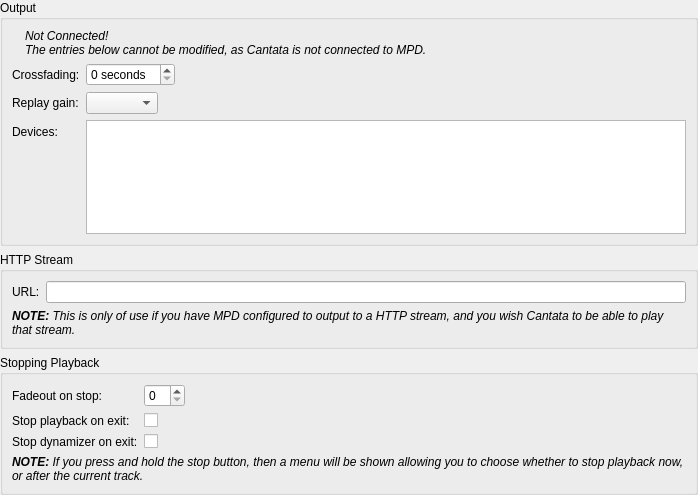
<?xml version="1.0" encoding="UTF-8"?>
<ui version="4.0">
 <class>PlaybackSettings</class>
 <widget class="QWidget" name="PlaybackSettings">
  <property name="geometry">
   <rect>
    <x>0</x>
    <y>0</y>
    <width>698</width>
    <height>495</height>
   </rect>
  </property>
  <layout class="QVBoxLayout" name="mainLayout">
   <property name="margin">
    <number>0</number>
   </property>
   <item>
    <widget class="QGroupBox" name="outputBox">
     <property name="title">
      <string>Output</string>
     </property>
     <layout class="QGridLayout" name="gridLayout">
      <item row="0" column="1">
       <widget class="QLabel" name="messageLabel">
        <property name="text">
         <string>&lt;i&gt;Not Connected!&lt;br/&gt;The entries below cannot be modified, as Cantata is not connected to MPD.&lt;/i&gt;</string>
        </property>
        <property name="wordWrap">
         <bool>true</bool>
        </property>
       </widget>
      </item>
      <item row="1" column="0" colspan="2">
       <layout class="QFormLayout" name="formLayout_2a">
        <property name="fieldGrowthPolicy">
         <enum>QFormLayout::ExpandingFieldsGrow</enum>
        </property>
        <item row="0" column="0">
         <widget class="BuddyLabel" name="crossfadingLabel">
          <property name="text">
           <string>Crossfading:</string>
          </property>
          <property name="buddy">
           <cstring>crossfading</cstring>
          </property>
         </widget>
        </item>
        <item row="0" column="1">
         <widget class="SpinBox" name="crossfading">
          <property name="suffix">
           <string> seconds</string>
          </property>
          <property name="maximum">
           <number>20</number>
          </property>
         </widget>
        </item>
        <item row="1" column="0">
         <widget class="BuddyLabel" name="replayGainLabel">
          <property name="text">
           <string>Replay gain:</string>
          </property>
          <property name="buddy">
           <cstring>replayGain</cstring>
          </property>
         </widget>
        </item>
        <item row="1" column="1">
         <layout class="QHBoxLayout" name="replayGainayout">
          <property name="margin">
           <number>0</number>
          </property>
          <item>
           <widget class="QComboBox" name="replayGain"/>
          </item>
          <item>
           <spacer name="replayGainSpacer">
            <property name="orientation">
             <enum>Qt::Horizontal</enum>
            </property>
            <property name="sizeType">
             <enum>QSizePolicy::MinimumExpanding</enum>
            </property>
            <property name="sizeHint" stdset="0">
             <size>
              <width>0</width>
              <height>0</height>
             </size>
            </property>
           </spacer>
          </item>
          <item>
           <widget class="UrlLabel" name="aboutReplayGain" native="true">
            <property name="text" stdset="0">
             <string>About replay gain</string>
            </property>
           </widget>
          </item>
         </layout>
        </item>
        <item row="2" column="0">
         <widget class="QLabel" name="outputsViewLabel">
          <property name="text">
           <string>Devices:</string>
          </property>
         </widget>
        </item>
        <item row="2" column="1">
         <widget class="QListWidget" name="outputsView"/>
        </item>
       </layout>
      </item>
      <item row="0" column="0">
       <widget class="BuddyLabel" name="messageIcon">
        <property name="sizePolicy">
         <sizepolicy hsizetype="Fixed" vsizetype="Fixed">
          <horstretch>0</horstretch>
          <verstretch>0</verstretch>
         </sizepolicy>
        </property>
        <property name="text">
         <string/>
        </property>
       </widget>
      </item>
     </layout>
    </widget>
   </item>
   <item>
    <widget class="QGroupBox" name="streamBox">
     <property name="title">
      <string>HTTP Stream</string>
     </property>
     <layout class="QFormLayout" name="formLayout_2">
      <property name="fieldGrowthPolicy">
       <enum>QFormLayout::ExpandingFieldsGrow</enum>
      </property>
      <item row="1" column="0">
       <widget class="BuddyLabel" name="streamUrlLabel">
        <property name="text">
         <string>URL:</string>
        </property>
        <property name="buddy">
         <cstring>streamUrl</cstring>
        </property>
       </widget>
      </item>
      <item row="1" column="1">
       <widget class="QLineEdit" name="streamUrl"/>
      </item>
      <item row="2" column="0" colspan="2">
       <widget class="QLabel" name="streamUrlInfoLabel">
        <property name="text">
         <string>&lt;i&gt;&lt;b&gt;NOTE:&lt;/b&gt; This is only of use if you have MPD configured to output to a HTTP stream, and you wish Cantata to be able to play that stream.&lt;/i&gt;</string>
        </property>
        <property name="wordWrap">
         <bool>true</bool>
        </property>
       </widget>
      </item>
     </layout>
    </widget>
   </item>
   <item>
    <widget class="QGroupBox" name="stopPlaybackBox">
     <property name="title">
      <string>Stopping Playback</string>
     </property>
     <layout class="QFormLayout" name="formLayout">
      <property name="fieldGrowthPolicy">
       <enum>QFormLayout::ExpandingFieldsGrow</enum>
      </property>
      <item row="0" column="0">
       <widget class="BuddyLabel" name="label_6b">
        <property name="text">
         <string>Fadeout on stop:</string>
        </property>
        <property name="buddy">
         <cstring>stopFadeDuration</cstring>
        </property>
       </widget>
      </item>
      <item row="0" column="1">
       <widget class="SpinBox" name="stopFadeDuration"/>
      </item>
      <item row="1" column="0">
       <widget class="BuddyLabel" name="stopOnExitLabel">
        <property name="text">
         <string>Stop playback on exit:</string>
        </property>
        <property name="buddy">
         <cstring>stopOnExit</cstring>
        </property>
       </widget>
      </item>
      <item row="1" column="1">
       <widget class="OnOffButton" name="stopOnExit"/>
      </item>
      <item row="2" column="0">
       <widget class="BuddyLabel" name="stopDynamizerOnExitLabel">
        <property name="text">
         <string>Stop dynamizer on exit:</string>
        </property>
        <property name="buddy">
         <cstring>stopDynamizerOnExit</cstring>
        </property>
       </widget>
      </item>
      <item row="2" column="1">
       <widget class="OnOffButton" name="stopDynamizerOnExit">
        <property name="text">
         <string/>
        </property>
       </widget>
      </item>
      <item row="3" column="0" colspan="2">
       <widget class="QLabel" name="noteLabel">
        <property name="text">
         <string>&lt;i&gt;&lt;b&gt;NOTE:&lt;/b&gt; If you press and hold the stop button, then a menu will be shown allowing you to choose whether to stop playback now, or after the current track.&lt;/i&gt;</string>
        </property>
        <property name="wordWrap">
         <bool>true</bool>
        </property>
       </widget>
      </item>
     </layout>
    </widget>
   </item>
   <item>
    <spacer name="paddingSpacer">
     <property name="orientation">
      <enum>Qt::Vertical</enum>
     </property>
     <property name="sizeHint" stdset="0">
      <size>
       <width>20</width>
       <height>2</height>
      </size>
     </property>
    </spacer>
   </item>
  </layout>
 </widget>
 <customwidgets>
  <customwidget>
   <class>BuddyLabel</class>
   <extends>QLabel</extends>
   <header>buddylabel.h</header>
  </customwidget>
  <customwidget>
   <class>SpinBox</class>
   <extends>QSpinBox</extends>
   <header>spinbox.h</header>
  </customwidget>
  <customwidget>
   <class>OnOffButton</class>
   <extends>QCheckBox</extends>
   <header>onoffbutton.h</header>
  </customwidget>
  <customwidget>
   <class>UrlLabel</class>
   <extends>QWidget</extends>
   <header>urllabel.h</header>
  </customwidget>
 </customwidgets>
 <tabstops>
  <tabstop>crossfading</tabstop>
  <tabstop>replayGain</tabstop>
  <tabstop>outputsView</tabstop>
  <tabstop>streamUrl</tabstop>
  <tabstop>stopFadeDuration</tabstop>
  <tabstop>stopOnExit</tabstop>
  <tabstop>stopDynamizerOnExit</tabstop>
 </tabstops>
 <resources/>
 <connections/>
</ui>
